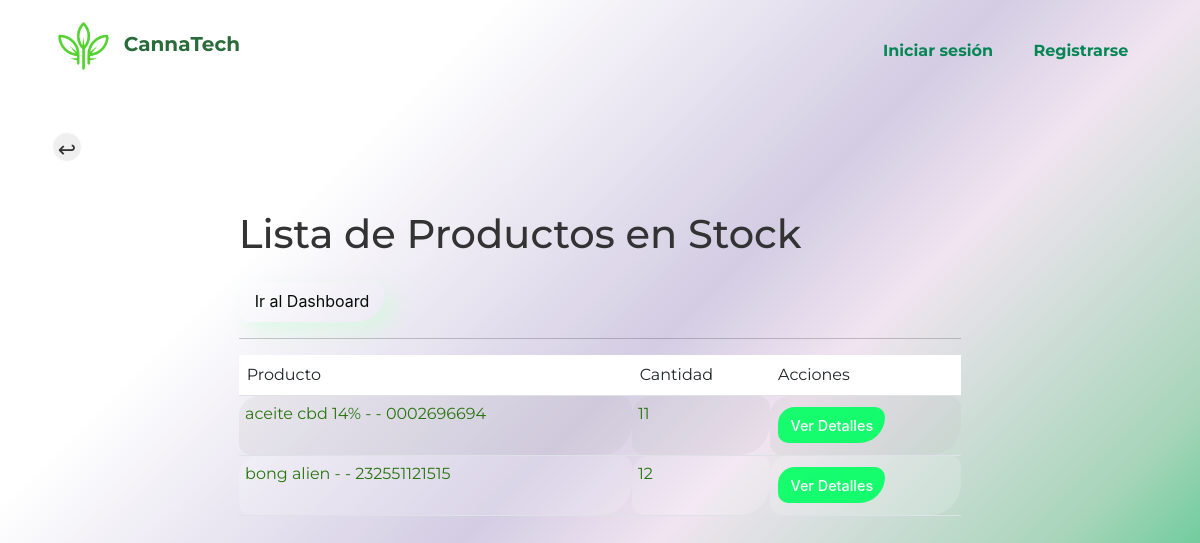
Page /stock/ on the earlier database version.
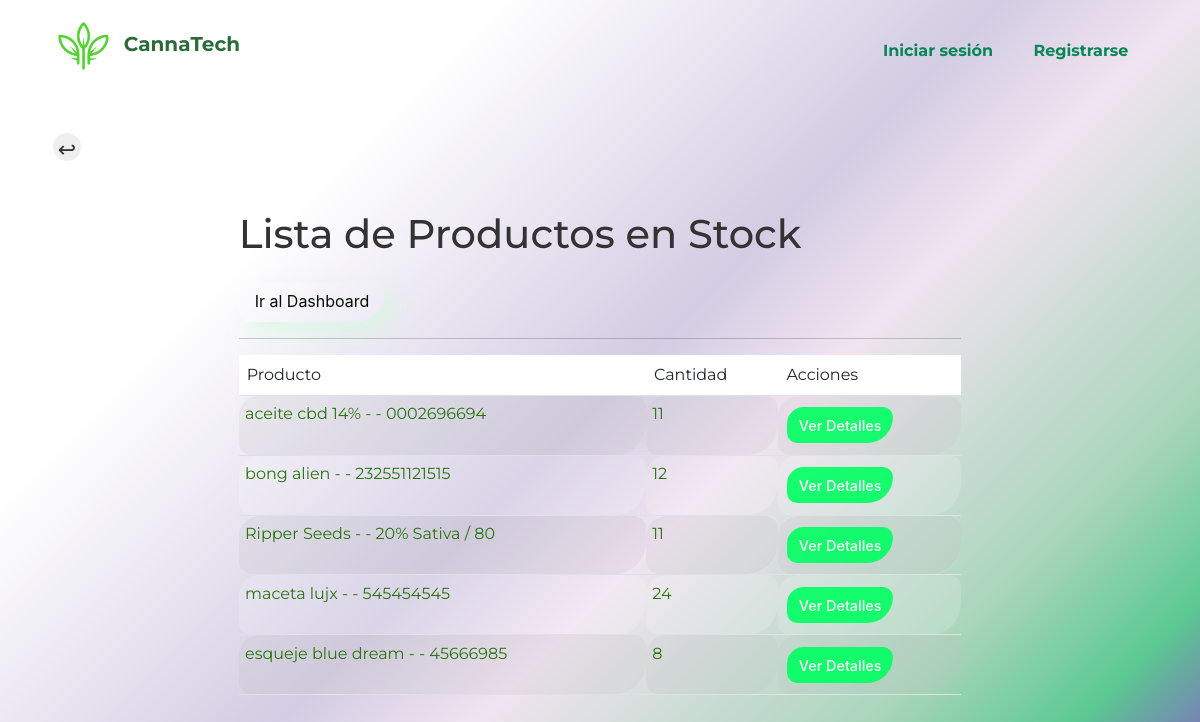
Same page on the later database version.
### core/models.py (models this page shows, shortened)
class Stock(models.Model):
    product = models.OneToOneField(Product, on_delete=models.CASCADE, related_name='stock')
    quantity = models.PositiveIntegerField(default=0)
    low_stock_threshold = models.PositiveIntegerField(default=10)

class Product(models.Model):
    variedad = models.ForeignKey(Variedad, on_delete=models.CASCADE, null=True, blank=True)
    name = models.CharField(max_length=100)
    code = models.CharField(max_length=15, unique=True)
    is_favorite = models.BooleanField(default=False)
    user = models.ForeignKey(User, on_delete=models.CASCADE, null=True, blank=True)
    def __str__(self):
        variedad_nombre = self.variedad.nombre if self.variedad else ""
        return f"{self.name} - {variedad_nombre} - {self.code}"

### core/views.py (the view)
# urls.py: path('stock/', views.lista_stock, name='lista_stock'),
def lista_stock(request):
    stocks = Stock.objects.all()  # Consulta todos los productos en stock
    return render(request, 'core/lista_stock.html', {'stocks': stocks})

### core/templates/core/lista_stock.html (shortened to what this page needs)
{% extends 'core/base.html' %}
{% block content %}
<div class="container">
    <input type="button" class="btn-prev" value="↩" onClick="javascript:history.go(-1);">
    <div class="row mt-5">
        <div class="col-md-8 offset-md-2">
            <h1 class="mb-4">Lista de Productos en Stock</h1>
            <a href="/dashboard" class="btncode">Ir al Dashboard</a>
            <hr>
            <div class="table-responsive">
                <table class="table table-striped">
                    <thead>
                        <tr>
                            <th scope="col">Producto</th>
                            <th scope="col">Cantidad</th>
                            <th scope="col">Acciones</th>
                        </tr>
                    </thead>
                    <tbody>
                        {% for stock in stocks %}
                        <tr>
                            <td data-label="Producto">{{ stock.product }}</td>
                            <td data-label="Cantidad">{{ stock.quantity }}</td>
                            <td data-label="Acciones">
                                <a href="{% url 'stock_detail' product_id=stock.product.id %}" class="btn8 btn-sm">Ver Detalles</a>
                            </td>
                        </tr>
                        {% empty %}
                        <tr>
                            <td colspan="3" class="text-center">No hay productos en stock actualmente.</td>
                        </tr>
                        {% endfor %}
                    </tbody>
                </table>
            </div>
        </div>
    </div>
</div>
{% endblock %}

### core/templates/core/base.html (shortened to what this page needs)
{% load static %}
<!DOCTYPE html>
<html lang="en">
<head>
    <link rel="stylesheet" href="https://cdn.jsdelivr.net/npm/bootstrap@5.3.0/dist/css/bootstrap.min.css">
    <link rel="stylesheet" href="https://code.ionicframework.com/ionicons/2.0.1/css/ionicons.min.css">
    <link href="{% static 'core/css/main.css' %}" rel="stylesheet">
    <link href="{% static 'core/css/styles.css' %}" rel="stylesheet">
    <link rel="stylesheet" href="https://cdnjs.cloudflare.com/ajax/libs/font-awesome/6.5.2/css/all.min.css" />
</head>
<body data-bs-theme="light">
    <div class="container-fluid">
        <div class="row">
            <div class="col">
                {% if not user.is_authenticated %}
                <header class="header">
                    <nav class="navbar navbar-expand-lg bg-transparent ">
                        <div class="container-fluid">
                            <a class="navbar-brand" href="{% url 'home' %}">
                                <img src="{% static 'core/images/logo.png' %}" alt="CannaTech Logo">
                                <span class="ms-2">CannaTech</span>
                            </a>
                            <div class="collapse navbar-collapse" id="navbarNav">
                                <ul class="navbar-nav ms-auto">
                                    <li><a class="nav-link fw-bold" href="{% url 'login' %}">Iniciar sesión</a></li>
                                    <li><a class="nav-link fw-bold" href="{% url 'signup' %}">Registrarse</a></li>
                                </ul>
                            </div>
                        </div>
                    </nav>
                </header>
                {% endif %}
                <main class="{% if user.is_authenticated %}authenticated-main{% else %}unauthenticated-main{% endif %}">
                    {% block content %}
                    {% endblock %}
                </main>
</body>
</html>

### core/templates/core/lista_stock.html (style rules this page uses)
.container { padding: 20px; }
.table-responsive { overflow-x: auto; }
.btn8 { padding: 8px 12px; border: none; border-radius: 20px 12px 31px; cursor: pointer; text-decoration: none; display: inline-block; margin: 5px 2px; font-size: 0.9rem; white-space: nowrap; background-color: #00ff62e7; color: #fff; }

Differences in the rows shown:
added Stock: product "Ripper Seeds - - 20% Sativa / 80", quantity "11"
added Stock: product "maceta lujx - - 545454545", quantity "24"
added Stock: product "esqueje blue dream - - 45666985", quantity "8"
